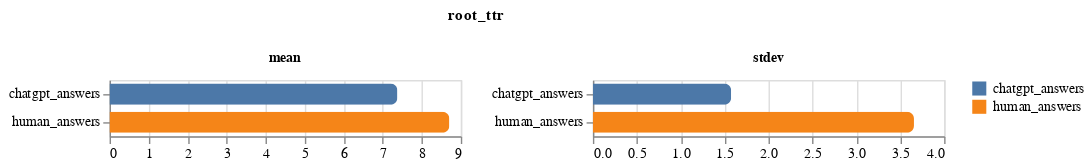

The code cell stored with this chart in its notebook:
### Markdown cell above
By looking at the `root_ttr`, we can see that human answers are on average more varied, also exhibiting a greater standard deviation that ChatGPT-generated ones.

### Code cell
charts["root_ttr"]["BarChart"]

### Figure 1 — Vega specification as saved in the notebook (floating-point values rounded to 4 significant figures)
{"$schema": "https://vega.github.io/schema/vega/v5.json", "data": [{"name": "source_0", "values": [{"text_name": "human_answers", "": "", "ngram": "mean", "value": 8.706, "value_start": 0.0, "value_end": 8.706}, {"text_name": "human_answers", "": "", "ngram": "stdev", "value": 3.656, "value_start": 0.0, "value_end": 3.656}, {"text_name": "chatgpt_answers", "": "", "ngram": "mean", "value": 7.374, "value_start": 0.0, "value_end": 7.374}, {"text_name": "chatgpt_answers", "": "", "ngram": "stdev", "value": 1.574, "value_start": 0.0, "value_end": 1.574}]}, {"name": "column_domain", "values": [{"ngram": "mean", "count": 2}, {"ngram": "stdev", "count": 2}]}, {"name": "source_0_color_domain_text_name", "values": [{"text_name": "human_answers"}, {"text_name": "chatgpt_answers"}]}], "signals": [{"name": "child_width", "value": 250}, {"name": "child_y_step", "value": 20}], "marks": [{"type": "group", "name": "column-title", "title": {"text": "root_ttr", "style": "guide-title", "offset": 10}, "role": "column-title"}, {"type": "group", "name": "column_header", "from": {"data": "column_domain"}, "sort": {"field": "datum[\"ngram\"]", "order": "ascending"}, "encode": {"update": {"width": {"signal": "child_width"}}}, "title": {"text": {"signal": "isValid(parent[\"ngram\"]) ? parent[\"ngram\"] : \"\"+parent[\"ngram\"]"}, "style": "guide-label", "frame": "group", "fontWeight": "bold", "offset": 10}, "role": "column-header"}, {"type": "group", "name": "cell", "from": {"facet": {"data": "source_0", "name": "facet", "groupby": ["ngram"], "aggregate": {"fields": ["text_name"], "ops": ["distinct"], "as": ["distinct_text_name"]}}}, "sort": {"field": ["datum[\"ngram\"]"], "order": ["ascending"]}, "encode": {"update": {"height": {"signal": "bandspace(datum[\"distinct_text_name\"], 0.1, 0.05) * child_y_step"}, "width": {"signal": "child_width"}}}, "data": [{"name": "facet_child_y_domain_text_name_2", "source": "facet", "transform": [{"type": "aggregate", "groupby": ["text_name"], "fields": [], "ops": [], "as": []}, {"type": "formula", "expr": "datum['text_name']", "as": "sort_field"}, {"type": "project", "fields": ["text_name"]}]}], "marks": [{"type": "group", "from": {"facet": {"data": "facet", "name": "stack_group_child_main", "groupby": ["text_name"], "aggregate": {"fields": ["value_start", "value_start", "value_end", "value_end"], "ops": ["min", "max", "min", "max"]}}}, "encode": {"update": {"cornerRadiusBottomRight": {"value": 5}, "x": {"signal": "min(scale('child_x',datum[\"min_value_start\"]),scale('child_x',datum[\"max_value_start\"]),scale('child_x',datum[\"min_value_end\"]),scale('child_x',datum[\"max_value_end\"]))"}, "x2": {"signal": "max(scale('child_x',datum[\"min_value_start\"]),scale('child_x',datum[\"max_value_start\"]),scale('child_x',datum[\"min_value_end\"]),scale('child_x',datum[\"max_value_end\"]))"}, "clip": {"value": true}, "cornerRadiusTopRight": {"value": 5}, "yc": {"field": "text_name", "scale": "child_y", "band": 0.5}, "height": {"value": 15}}}, "marks": [{"type": "group", "encode": {"update": {"x": {"field": {"signal": null, "datum": null, "group": "x", "parent": null}, "mult": -1}, "height": {"field": {"signal": null, "datum": null, "group": "height", "parent": null}}}}, "marks": [{"type": "rect", "name": "child_marks", "from": {"data": "stack_group_child_main"}, "encode": {"update": {"x": {"field": "value_end", "scale": "child_x"}, "tooltip": {"signal": "{\"text_name\": isValid(datum[\"text_name\"]) ? datum[\"text_name\"] : \"\"+datum[\"text_name\"], \"root_ttr value\": format(datum[\"value\"], \"\")}"}, "x2": {"field": "value_start", "scale": "child_x"}, "fill": {"field": "text_name", "scale": "color"}, "height": {"field": {"signal": null, "datum": null, "group": "height", "parent": null}}}}, "style": ["bar"]}]}]}], "scales": [{"name": "child_x", "type": "linear", "domain": {"data": "facet", "fields": ["value_start", "value_end"]}, "range": [0, {"signal": "child_width"}], "nice": true, "zero": true}, {"name": "child_y", "type": "band", "domain": {"data": "facet_child_y_domain_text_name_2", "field": "text_name", "sort": true}, "range": {"step": {"signal": "child_y_step"}}, "paddingInner": 0.1, "paddingOuter": 0.05}], "axes": [{"scale": "child_x", "ticks": false, "grid": true, "domain": false, "tickCount": {"signal": "ceil(child_width/40)"}, "labels": false, "gridScale": "child_y", "maxExtent": 0, "minExtent": 0, "orient": "bottom", "aria": false, "zindex": 0}, {"scale": "child_x", "zindex": 0, "tickCount": {"signal": "ceil(child_width/40)"}, "orient": "bottom", "labelOverlap": true, "grid": false, "labelFlush": true}, {"scale": "child_y", "grid": false, "orient": "left", "zindex": 0}], "style": "cell"}], "scales": [{"name": "color", "type": "ordinal", "domain": {"data": "source_0_color_domain_text_name", "field": "text_name", "sort": true}, "range": "category"}], "padding": 5, "legends": [{"fill": "color", "symbolType": "square"}], "background": "white", "layout": {"padding": 20, "offset": {"columnTitle": 10}, "columns": {"signal": "length(data('column_domain'))"}, "bounds": "full", "align": "none", "center": true}}
